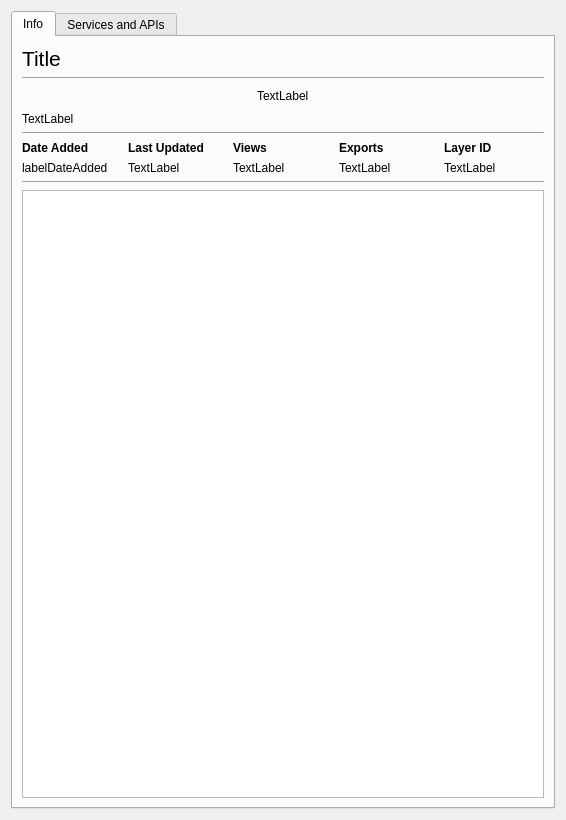
<?xml version="1.0" encoding="UTF-8"?>
<ui version="4.0">
 <class>Form</class>
 <widget class="QWidget" name="Form">
  <property name="geometry">
   <rect>
    <x>0</x>
    <y>0</y>
    <width>566</width>
    <height>820</height>
   </rect>
  </property>
  <property name="windowTitle">
   <string>Form</string>
  </property>
  <layout class="QVBoxLayout" name="verticalLayout">
   <item>
    <widget class="QTabWidget" name="tabWidget_2">
     <property name="currentIndex">
      <number>0</number>
     </property>
     <widget class="QWidget" name="tab_3">
      <attribute name="title">
       <string>Info</string>
      </attribute>
      <layout class="QVBoxLayout" name="verticalLayout_5">
       <item>
        <widget class="QLabel" name="labelTitle_2">
         <property name="font">
          <font>
           <pointsize>16</pointsize>
          </font>
         </property>
         <property name="text">
          <string>Title</string>
         </property>
        </widget>
       </item>
       <item>
        <widget class="Line" name="line_5">
         <property name="orientation">
          <enum>Qt::Horizontal</enum>
         </property>
        </widget>
       </item>
       <item>
        <layout class="QHBoxLayout" name="horizontalLayout_3">
         <item>
          <spacer name="horizontalSpacer_6">
           <property name="orientation">
            <enum>Qt::Horizontal</enum>
           </property>
           <property name="sizeHint" stdset="0">
            <size>
             <width>40</width>
             <height>20</height>
            </size>
           </property>
          </spacer>
         </item>
         <item>
          <widget class="QLabel" name="labelMap_2">
           <property name="text">
            <string>TextLabel</string>
           </property>
          </widget>
         </item>
         <item>
          <spacer name="horizontalSpacer_8">
           <property name="orientation">
            <enum>Qt::Horizontal</enum>
           </property>
           <property name="sizeHint" stdset="0">
            <size>
             <width>40</width>
             <height>20</height>
            </size>
           </property>
          </spacer>
         </item>
        </layout>
       </item>
       <item>
        <widget class="QLabel" name="labelDataType_2">
         <property name="text">
          <string>TextLabel</string>
         </property>
        </widget>
       </item>
       <item>
        <widget class="Line" name="line_6">
         <property name="orientation">
          <enum>Qt::Horizontal</enum>
         </property>
        </widget>
       </item>
       <item>
        <layout class="QGridLayout" name="gridLayout_3">
         <item row="0" column="0">
          <widget class="QLabel" name="label_8">
           <property name="font">
            <font>
             <weight>75</weight>
             <bold>true</bold>
            </font>
           </property>
           <property name="text">
            <string>Date Added</string>
           </property>
          </widget>
         </item>
         <item row="0" column="4">
          <widget class="QLabel" name="label_9">
           <property name="font">
            <font>
             <weight>75</weight>
             <bold>true</bold>
            </font>
           </property>
           <property name="text">
            <string>Layer ID</string>
           </property>
          </widget>
         </item>
         <item row="0" column="2">
          <widget class="QLabel" name="label_10">
           <property name="font">
            <font>
             <weight>75</weight>
             <bold>true</bold>
            </font>
           </property>
           <property name="text">
            <string>Views</string>
           </property>
          </widget>
         </item>
         <item row="0" column="1">
          <widget class="QLabel" name="label_11">
           <property name="font">
            <font>
             <weight>75</weight>
             <bold>true</bold>
            </font>
           </property>
           <property name="text">
            <string>Last Updated</string>
           </property>
          </widget>
         </item>
         <item row="0" column="3">
          <widget class="QLabel" name="label_12">
           <property name="font">
            <font>
             <weight>75</weight>
             <bold>true</bold>
            </font>
           </property>
           <property name="text">
            <string>Exports</string>
           </property>
          </widget>
         </item>
         <item row="1" column="0">
          <widget class="QLabel" name="labelDateAdded_2">
           <property name="text">
            <string>labelDateAdded</string>
           </property>
          </widget>
         </item>
         <item row="1" column="1">
          <widget class="QLabel" name="labelLastUpdated_2">
           <property name="text">
            <string>TextLabel</string>
           </property>
          </widget>
         </item>
         <item row="1" column="2">
          <widget class="QLabel" name="labelViews_2">
           <property name="text">
            <string>TextLabel</string>
           </property>
          </widget>
         </item>
         <item row="1" column="3">
          <widget class="QLabel" name="labelExports_2">
           <property name="text">
            <string>TextLabel</string>
           </property>
          </widget>
         </item>
         <item row="1" column="4">
          <widget class="QLabel" name="labelLayerId_2">
           <property name="text">
            <string>TextLabel</string>
           </property>
          </widget>
         </item>
        </layout>
       </item>
       <item>
        <widget class="Line" name="line_7">
         <property name="orientation">
          <enum>Qt::Horizontal</enum>
         </property>
        </widget>
       </item>
       <item>
        <widget class="QTextBrowser" name="txtDescription_2"/>
       </item>
      </layout>
     </widget>
     <widget class="QWidget" name="tab_4">
      <attribute name="title">
       <string>Services and APIs</string>
      </attribute>
     </widget>
    </widget>
   </item>
  </layout>
 </widget>
 <resources/>
 <connections/>
</ui>
